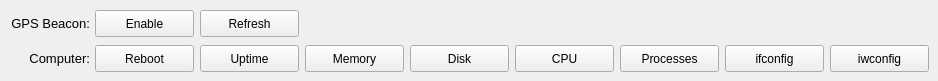
         <widget class="QWidget" name="page_ip_5">
          <widget class="QPushButton" name="pushButton_remote_actions_ip_gps_beacon_enable_disable_3">
           <property name="geometry">
            <rect>
             <x>95</x>
             <y>10</y>
             <width>99</width>
             <height>27</height>
            </rect>
           </property>
           <property name="text">
            <string>Enable</string>
           </property>
          </widget>
          <widget class="QLabel" name="label2_ip_gps_beacon_enable_disable_7">
           <property name="geometry">
            <rect>
             <x>10</x>
             <y>10</y>
             <width>80</width>
             <height>27</height>
            </rect>
           </property>
           <property name="font">
            <font>
             <pointsize>10</pointsize>
             <underline>false</underline>
            </font>
           </property>
           <property name="text">
            <string>GPS Beacon:</string>
           </property>
           <property name="alignment">
            <set>Qt::AlignRight|Qt::AlignTrailing|Qt::AlignVCenter</set>
           </property>
          </widget>
          <widget class="QPushButton" name="pushButton_remote_actions_ip_gps_beacon_refresh_3">
           <property name="enabled">
            <bool>true</bool>
           </property>
           <property name="geometry">
            <rect>
             <x>200</x>
             <y>10</y>
             <width>99</width>
             <height>27</height>
            </rect>
           </property>
           <property name="text">
            <string>Refresh</string>
           </property>
          </widget>
          <widget class="QPushButton" name="pushButton_remote_actions_ip_reboot_3">
           <property name="enabled">
            <bool>true</bool>
           </property>
           <property name="geometry">
            <rect>
             <x>95</x>
             <y>45</y>
             <width>99</width>
             <height>27</height>
            </rect>
           </property>
           <property name="text">
            <string>Reboot</string>
           </property>
          </widget>
          <widget class="QPushButton" name="pushButton_remote_actions_ip_uptime_3">
           <property name="enabled">
            <bool>true</bool>
           </property>
           <property name="geometry">
            <rect>
             <x>200</x>
             <y>45</y>
             <width>99</width>
             <height>27</height>
            </rect>
           </property>
           <property name="text">
            <string>Uptime</string>
           </property>
          </widget>
          <widget class="QLabel" name="label2_remote_actions_ip_computer_3">
           <property name="geometry">
            <rect>
             <x>10</x>
             <y>45</y>
             <width>80</width>
             <height>27</height>
            </rect>
           </property>
           <property name="font">
            <font>
             <pointsize>10</pointsize>
             <underline>false</underline>
            </font>
           </property>
           <property name="text">
            <string>Computer:</string>
           </property>
           <property name="alignment">
            <set>Qt::AlignRight|Qt::AlignTrailing|Qt::AlignVCenter</set>
           </property>
          </widget>
          <widget class="QPushButton" name="pushButton_remote_actions_ip_memory_3">
           <property name="enabled">
            <bool>true</bool>
           </property>
           <property name="geometry">
            <rect>
             <x>305</x>
             <y>45</y>
             <width>99</width>
             <height>27</height>
            </rect>
           </property>
           <property name="text">
            <string>Memory</string>
           </property>
          </widget>
          <widget class="QPushButton" name="pushButton_remote_actions_ip_disk_3">
           <property name="enabled">
            <bool>true</bool>
           </property>
           <property name="geometry">
            <rect>
             <x>410</x>
             <y>45</y>
             <width>99</width>
             <height>27</height>
            </rect>
           </property>
           <property name="text">
            <string>Disk</string>
           </property>
          </widget>
          <widget class="QPushButton" name="pushButton_remote_actions_ip_cpu_3">
           <property name="enabled">
            <bool>true</bool>
           </property>
           <property name="geometry">
            <rect>
             <x>515</x>
             <y>45</y>
             <width>99</width>
             <height>27</height>
            </rect>
           </property>
           <property name="text">
            <string>CPU</string>
           </property>
          </widget>
          <widget class="QPushButton" name="pushButton_remote_actions_ip_processes_3">
           <property name="enabled">
            <bool>true</bool>
           </property>
           <property name="geometry">
            <rect>
             <x>620</x>
             <y>45</y>
             <width>99</width>
             <height>27</height>
            </rect>
           </property>
           <property name="text">
            <string>Processes</string>
           </property>
          </widget>
          <widget class="QPushButton" name="pushButton_remote_actions_ip_iwconfig_3">
           <property name="enabled">
            <bool>true</bool>
           </property>
           <property name="geometry">
            <rect>
             <x>830</x>
             <y>45</y>
             <width>99</width>
             <height>27</height>
            </rect>
           </property>
           <property name="text">
            <string>iwconfig</string>
           </property>
          </widget>
          <widget class="QPushButton" name="pushButton_remote_actions_ip_ifconfig_3">
           <property name="enabled">
            <bool>true</bool>
           </property>
           <property name="geometry">
            <rect>
             <x>725</x>
             <y>45</y>
             <width>99</width>
             <height>27</height>
            </rect>
           </property>
           <property name="text">
            <string>ifconfig</string>
           </property>
          </widget>
         </widget>
